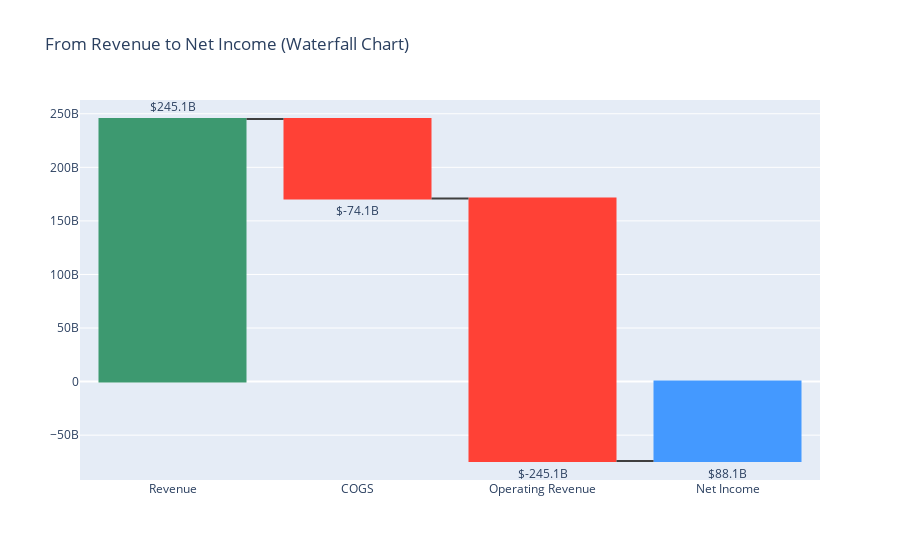
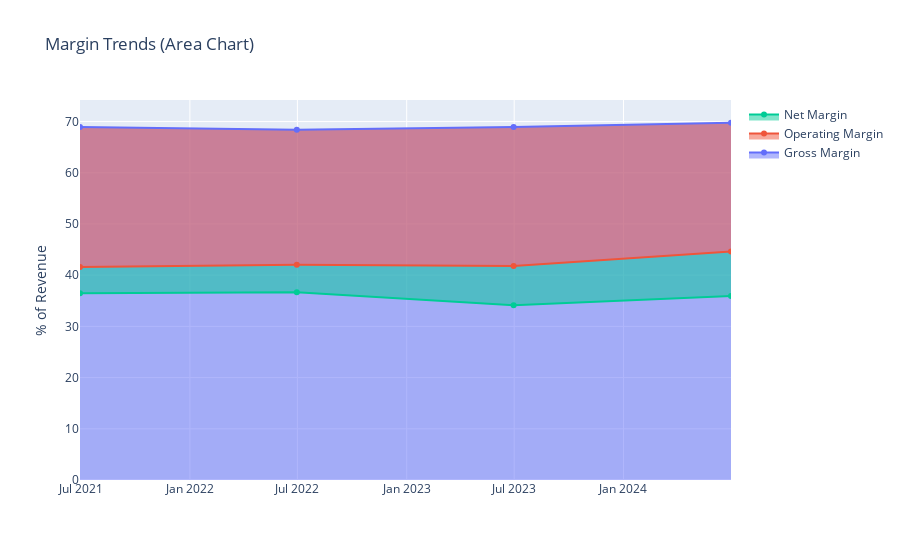
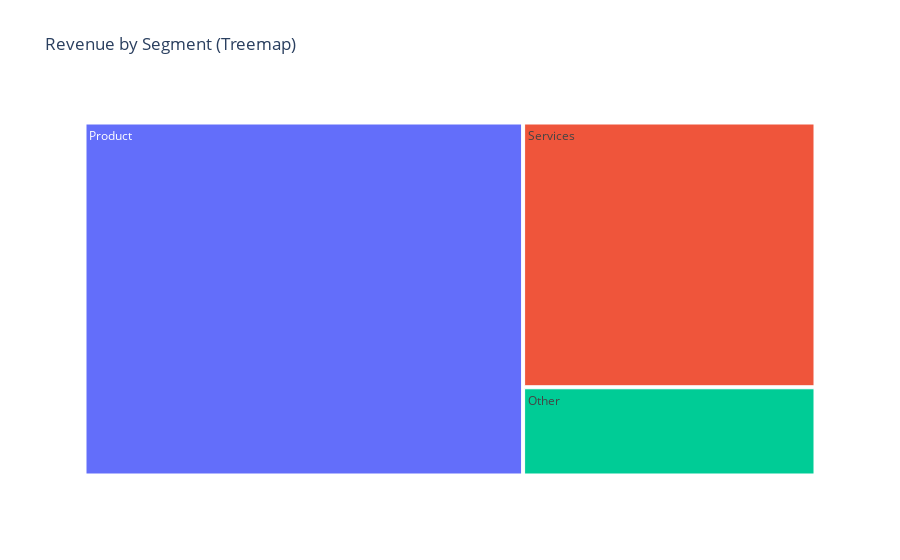
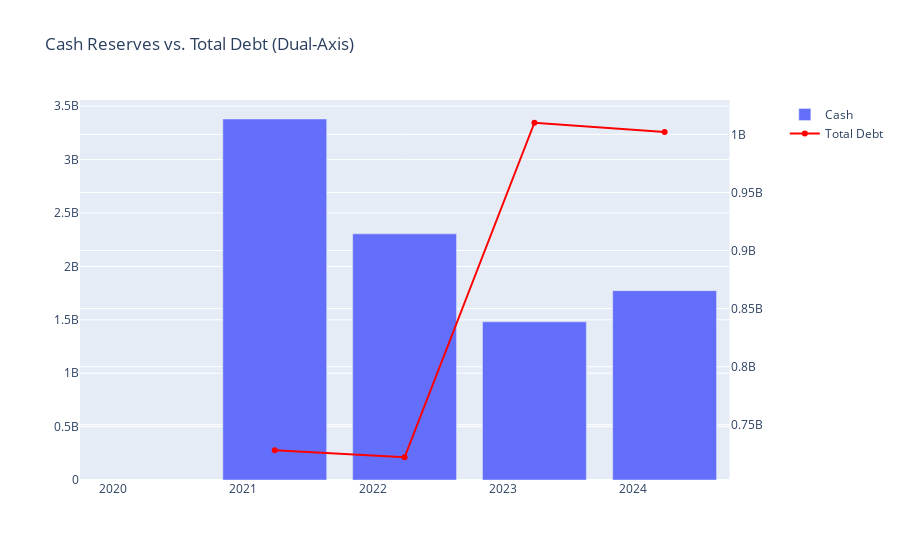

The notebook cell saved with these charts, in order:
### Code cell
import yfinance as yf
import plotly.graph_objects as go
from plotly.subplots import make_subplots
import matplotlib.pyplot as plt
import seaborn as sns
import pandas as pd

# Fetch data for a company (e.g., Microsoft)
ticker = "INFY"
company = yf.Ticker(ticker)

# Fetch financial data
income_stmt = company.income_stmt.T
balance_sheet = company.balance_sheet.T
cash_flow = company.cash_flow.T
info = company.info



# Market Cap Treemap (Revenue by Segment - Hypothetical)
# Note: Replace with actual segment data if available
segments = {
    'Product': 0.6,  # Example: 60% of revenue
    'Services': 0.3,
    'Other': 0.1
}
fig_treemap = go.Figure(go.Treemap(
    labels=list(segments.keys()),
    parents=[""]*len(segments),
    values=list(segments.values()),
    marker_colors=['#636EFA', '#EF553B', '#00CC96']
))
fig_treemap.update_layout(title="Revenue by Segment (Treemap)")

# --------------------------
# 3. Liquidity: Advanced
# --------------------------
# Cash vs. Debt Over Time (Dual-Axis Plot)
fig_cash_debt = make_subplots(specs=[[{"secondary_y": True}]])
fig_cash_debt.add_trace(
    go.Bar(x=balance_sheet.index, y=balance_sheet['Cash And Cash Equivalents'], name="Cash"),
    secondary_y=False
)
fig_cash_debt.add_trace(
    go.Scatter(x=balance_sheet.index, y=balance_sheet['Total Debt'], name="Total Debt", line=dict(color='red')),
    secondary_y=True
)
fig_cash_debt.update_layout(title="Cash Reserves vs. Total Debt (Dual-Axis)")


# --------------------------
# 6. Stock Performance & Risk
# --------------------------
# Bollinger Bands for Volatility
stock_data = company.history(period="1y")
stock_data['MA20'] = stock_data['Close'].rolling(20).mean()
stock_data['Upper'] = stock_data['MA20'] + 2*stock_data['Close'].rolling(20).std()
stock_data['Lower'] = stock_data['MA20'] - 2*stock_data['Close'].rolling(20).std()

fig_bollinger = go.Figure()
fig_bollinger.add_trace(go.Scatter(x=stock_data.index, y=stock_data['Upper'], name="Upper Band"))
fig_bollinger.add_trace(go.Scatter(x=stock_data.index, y=stock_data['MA20'], name="20-Day MA"))
fig_bollinger.add_trace(go.Scatter(x=stock_data.index, y=stock_data['Lower'], name="Lower Band"))
fig_bollinger.add_trace(go.Candlestick(
    x=stock_data.index,
    open=stock_data['Open'],
    high=stock_data['High'],
    low=stock_data['Low'],
    close=stock_data['Close'],
    name="Price"
))
fig_bollinger.update_layout(title="Bollinger Bands (Volatility Analysis)")

# --------------------------
# Display All Visualizations
# --------------------------
fig_waterfall.show()
fig_margins.show()
fig_treemap.show()
fig_cash_debt.show()
fig_debt_stack.show()
fig_bollinger.show()

### Figure 1 — Plotly figure (JSON) as saved in the notebook; plotly's stock layout.template omitted (floating-point values rounded to 4 significant figures)
{"data": [{"connector": {"line": {"color": "rgb(63, 63, 63)"}}, "measure": ["relative", "relative", "relative", "total"], "name": "Profitability", "orientation": "v", "text": ["$245.1B", "$-74.1B", "$-245.1B", "$88.1B"], "textposition": "outside", "type": "waterfall", "x": ["Revenue", "COGS", "Operating Revenue", "Net Income"], "y": [245122000000, -74114000000, -245122000000, 88136000000]}], "layout": {"title": {"text": "From Revenue to Net Income (Waterfall Chart)"}}}

### Figure 2 — Plotly figure (JSON) as saved in the notebook; plotly's stock layout.template omitted (floating-point values rounded to 4 significant figures)
{"data": [{"fill": "tozeroy", "name": "Gross Margin", "type": "scatter", "x": ["2024-06-30T00:00:00", "2023-06-30T00:00:00", "2022-06-30T00:00:00", "2021-06-30T00:00:00"], "y": [69.76, 68.92, 68.4, 68.93]}, {"fill": "tonexty", "name": "Operating Margin", "type": "scatter", "x": ["2024-06-30T00:00:00", "2023-06-30T00:00:00", "2022-06-30T00:00:00", "2021-06-30T00:00:00"], "y": [44.64, 41.77, 42.06, 41.59]}, {"fill": "tonexty", "name": "Net Margin", "type": "scatter", "x": ["2024-06-30T00:00:00", "2023-06-30T00:00:00", "2022-06-30T00:00:00", "2021-06-30T00:00:00"], "y": [35.96, 34.15, 36.69, 36.45]}], "layout": {"title": {"text": "Margin Trends (Area Chart)"}, "yaxis": {"title": {"text": "% of Revenue"}}}}

### Figure 3 — Plotly figure (JSON) as saved in the notebook; plotly's stock layout.template omitted (floating-point values rounded to 4 significant figures)
{"data": [{"labels": ["Product", "Services", "Other"], "marker": {"colors": ["#636EFA", "#EF553B", "#00CC96"]}, "parents": ["", "", ""], "type": "treemap", "values": [0.6, 0.3, 0.1]}], "layout": {"title": {"text": "Revenue by Segment (Treemap)"}}}

### Figure 4 — Plotly figure (JSON) as saved in the notebook; plotly's stock layout.template omitted (floating-point values rounded to 4 significant figures)
{"data": [{"name": "Cash", "type": "bar", "x": ["2024-03-31T00:00:00", "2023-03-31T00:00:00", "2022-03-31T00:00:00", "2021-03-31T00:00:00", "2020-03-31T00:00:00"], "xaxis": "x", "y": [1773000000, 1481000000, 2305000000, 3380000000, null], "yaxis": "y"}, {"line": {"color": "red"}, "name": "Total Debt", "type": "scatter", "x": ["2024-03-31T00:00:00", "2023-03-31T00:00:00", "2022-03-31T00:00:00", "2021-03-31T00:00:00", "2020-03-31T00:00:00"], "xaxis": "x", "y": [1002000000, 1010000000, 722000000, 728000000, null], "yaxis": "y2"}], "layout": {"title": {"text": "Cash Reserves vs. Total Debt (Dual-Axis)"}, "xaxis": {"anchor": "y", "domain": [0, 0.94]}, "yaxis": {"anchor": "x", "domain": [0, 1]}, "yaxis2": {"anchor": "x", "overlaying": "y", "side": "right"}}}
